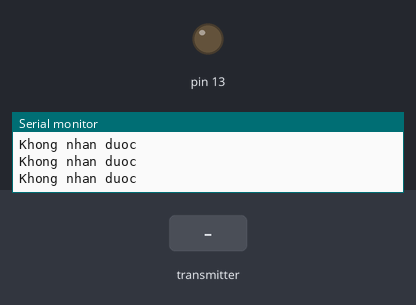
This sketch was run on a simulated Arduino Uno, built with avr-gcc and run on an emulated ATmega328P. Parts: output pins drawn as LEDs (lit = HIGH), the last lines printed to the serial monitor. Dashed ring = blinking. The inputs (shaded band) are chosen by the test bench. No radio packets arrive unless stated.

Above: at 2.2 s.
2.3 s: the transmitter starts sending chuoiSo.0 = 0
At 2.5 s:
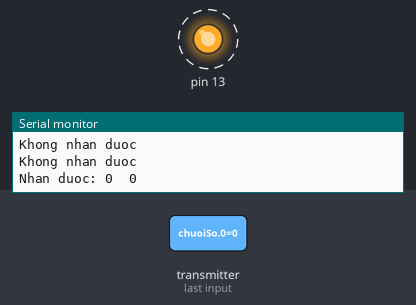
5.3 s: the transmitter starts sending chuoiSo.1 = 0
Timing chart, 0 to 14.3 s (numbered marks = the images above; inputs shaded):
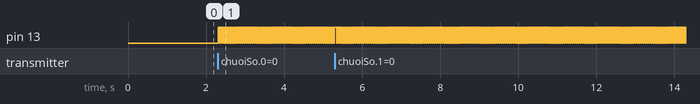

The sketch:

Thu.ino
```cpp
//Code mẫu nhận chuỗi số và in ra màn hình Serial (Arduino IDE)
#include <SPI.h>
#include <nRF24L01.h>
#include <RF24.h>
#define CE_PIN   9
#define CSN_PIN 10

const uint64_t pipe = 0xE8E8F0F0E1LL;

RF24 radio(CE_PIN, CSN_PIN);
int chuoiSo[2];

void setup()
{
  Serial.begin(9600);
  delay(1000);

  Serial.println("Bat dau nhan du lieu");

  radio.begin();
  radio.openReadingPipe(1, pipe);
  radio.startListening();

  pinMode(13, OUTPUT);
  digitalWrite(13, LOW);
}
void loop()
{
  if (radio.available())
  {
    bool done = false;
    while(!done)
    {
    done = radio.read(chuoiSo, sizeof(chuoiSo));
      digitalWrite(13, HIGH);
      radio.read(chuoiSo, sizeof(chuoiSo) );
      Serial.print("Nhan duoc: ");
      Serial.print(chuoiSo[0]);
      Serial.print("\t");
      Serial.print(chuoiSo[1]);
      Serial.println();
    }
  }
  else
  {
    Serial.println("Khong nhan duoc");
    digitalWrite(13, LOW);
  }
}
```

Measured:
- after the input at 2.3 s, pin 13: alternates HIGH for 0.03 s and LOW for 0.02 s, starting at once
